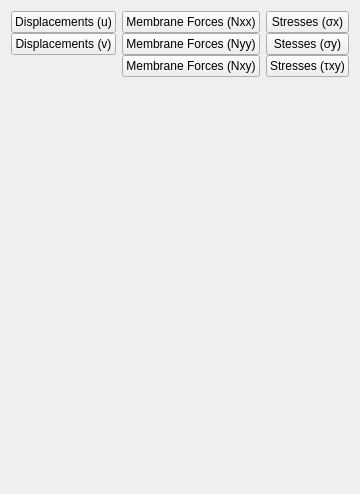
      <widget class="QWidget" name="Results">
       <attribute name="title">
        <string>Results</string>
       </attribute>
       <layout class="QGridLayout" name="gridLayout_4">
        <item row="0" column="0">
         <layout class="QGridLayout" name="gridLayout_5">
          <property name="sizeConstraint">
           <enum>QLayout::SetDefaultConstraint</enum>
          </property>
          <property name="horizontalSpacing">
           <number>6</number>
          </property>
          <property name="verticalSpacing">
           <number>0</number>
          </property>
          <item row="0" column="0">
           <widget class="QPushButton" name="u_button">
            <property name="sizePolicy">
             <sizepolicy hsizetype="Minimum" vsizetype="Minimum">
              <horstretch>0</horstretch>
              <verstretch>0</verstretch>
             </sizepolicy>
            </property>
            <property name="text">
             <string>Displacements (u)</string>
            </property>
           </widget>
          </item>
          <item row="0" column="1">
           <widget class="QPushButton" name="Nxx_button">
            <property name="sizePolicy">
             <sizepolicy hsizetype="Minimum" vsizetype="Fixed">
              <horstretch>0</horstretch>
              <verstretch>0</verstretch>
             </sizepolicy>
            </property>
            <property name="text">
             <string>Membrane Forces (Nxx)</string>
            </property>
           </widget>
          </item>
          <item row="0" column="2">
           <widget class="QPushButton" name="sigma_x_button">
            <property name="sizePolicy">
             <sizepolicy hsizetype="Minimum" vsizetype="Fixed">
              <horstretch>0</horstretch>
              <verstretch>0</verstretch>
             </sizepolicy>
            </property>
            <property name="text">
             <string>Stresses (σx)</string>
            </property>
           </widget>
          </item>
          <item row="2" column="1">
           <widget class="QPushButton" name="Nyy_button">
            <property name="sizePolicy">
             <sizepolicy hsizetype="Minimum" vsizetype="Fixed">
              <horstretch>0</horstretch>
              <verstretch>0</verstretch>
             </sizepolicy>
            </property>
            <property name="text">
             <string>Membrane Forces (Nyy)</string>
            </property>
           </widget>
          </item>
          <item row="3" column="1">
           <widget class="QPushButton" name="Nxy_button">
            <property name="sizePolicy">
             <sizepolicy hsizetype="Minimum" vsizetype="Fixed">
              <horstretch>0</horstretch>
              <verstretch>0</verstretch>
             </sizepolicy>
            </property>
            <property name="text">
             <string>Membrane Forces (Nxy)</string>
            </property>
           </widget>
          </item>
          <item row="2" column="2">
           <widget class="QPushButton" name="sigma_y_button">
            <property name="sizePolicy">
             <sizepolicy hsizetype="Minimum" vsizetype="Fixed">
              <horstretch>0</horstretch>
              <verstretch>0</verstretch>
             </sizepolicy>
            </property>
            <property name="text">
             <string>Stesses (σy)</string>
            </property>
           </widget>
          </item>
          <item row="3" column="2">
           <widget class="QPushButton" name="tau_xy_button">
            <property name="sizePolicy">
             <sizepolicy hsizetype="Minimum" vsizetype="Fixed">
              <horstretch>0</horstretch>
              <verstretch>0</verstretch>
             </sizepolicy>
            </property>
            <property name="text">
             <string>Stresses (τxy)</string>
            </property>
           </widget>
          </item>
          <item row="2" column="0">
           <widget class="QPushButton" name="v_button">
            <property name="text">
             <string>Displacements (v)</string>
            </property>
           </widget>
          </item>
         </layout>
        </item>
        <item row="1" column="0">
         <widget class="MplWidget" name="widget" native="true">
          <property name="minimumSize">
           <size>
            <width>0</width>
            <height>400</height>
           </size>
          </property>
         </widget>
        </item>
       </layout>
      </widget>
